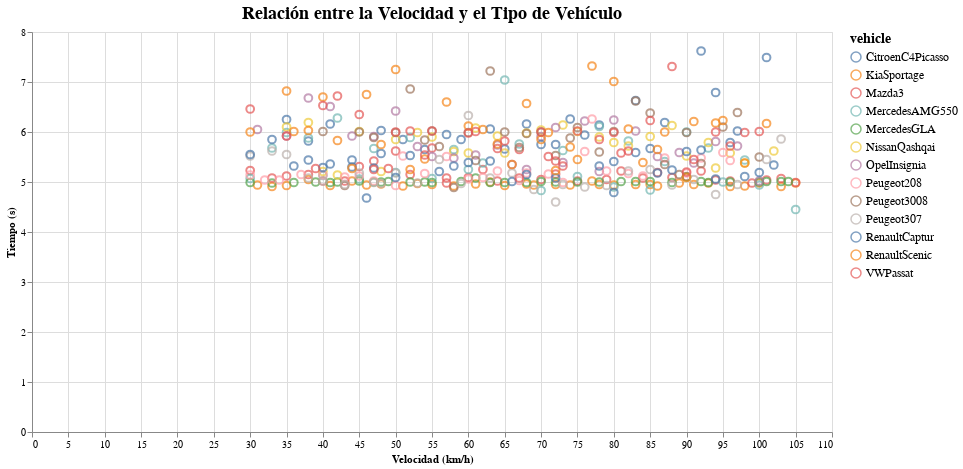

This figure's notebook cell:
### Code cell
seleccion_vehicle = alt.selection_multi(fields=['vehicle'])
scatter_plot = alt.Chart(df_combined).mark_point(size=60, opacity=0.7).encode(
    x=alt.X('speed', title='Velocidad (km/h)'),
    y=alt.Y('time', title='Tiempo (s)'),
    color=alt.condition(seleccion_vehicle, 'vehicle:N', alt.value('lightgray')),
    tooltip=['vehicle', 'speed', 'time']
).add_selection(
    seleccion_vehicle
).properties(
    title='Relación entre la Velocidad y el Tipo de Vehículo',
    width=800,
    height=400
).configure_axis(
    grid=True
).configure_legend(
    titleFontSize=14,
    labelFontSize=12
).configure_title(
    fontSize=18
)
scatter_plot.display()

### Figure 1 — Vega-Lite specification as saved in the notebook (floating-point values rounded to 4 significant figures; data arrays with more than 128 entries replaced by an {"elided": "..."} marker saying what was removed)
{"config": {"view": {"continuousWidth": 300, "continuousHeight": 300}, "axis": {"grid": true}, "legend": {"labelFontSize": 12, "titleFontSize": 14}, "title": {"fontSize": 18}}, "data": {"name": "data-5d3be3fd43ab46cca79cf2374d1a4771"}, "mark": {"type": "point", "opacity": 0.7, "size": 60}, "encoding": {"color": {"condition": {"param": "param_1", "field": "vehicle", "type": "nominal"}, "value": "lightgray"}, "tooltip": [{"field": "vehicle", "type": "nominal"}, {"field": "speed", "type": "quantitative"}, {"field": "time", "type": "quantitative"}], "x": {"field": "speed", "title": "Velocidad (km/h)", "type": "quantitative"}, "y": {"field": "time", "title": "Tiempo (s)", "type": "quantitative"}}, "height": 400, "params": [{"name": "param_1", "select": {"type": "point", "fields": ["vehicle"]}}], "title": "Relación entre la Velocidad y el Tipo de Vehículo", "width": 800, "$schema": "https://vega.github.io/schema/vega-lite/v5.8.0.json", "datasets": {"data-5d3be3fd43ab46cca79cf2374d1a4771": {"elided": "400 records"}}}
